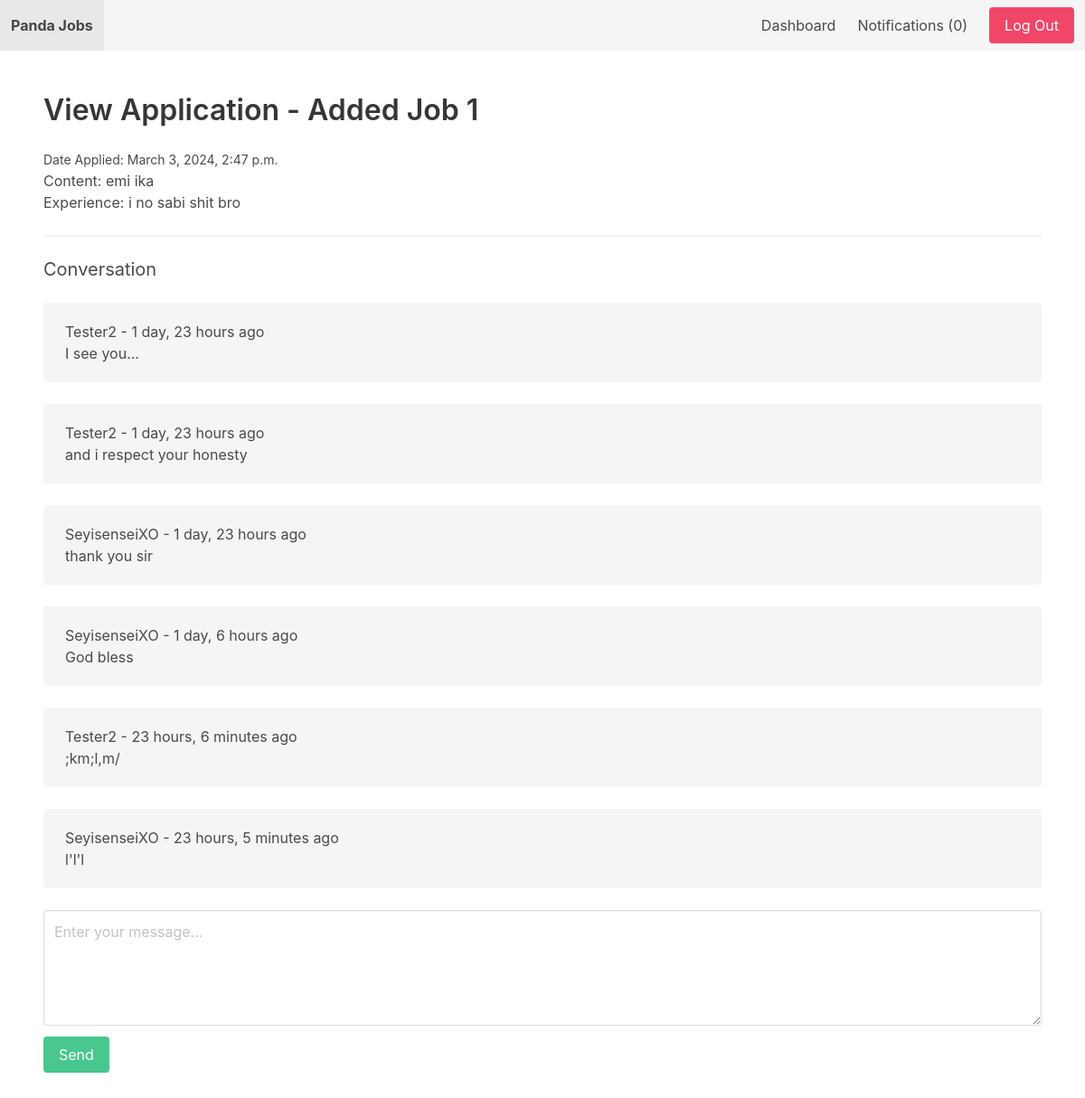
Screenshot of /userprofile/application/3/ (signed in) with the database file from the repository.
### apps/jobs/models.py (models this page shows, shortened)
class JobApplication(models.Model):
    job = models.ForeignKey(Job, related_name='applications', on_delete=models.CASCADE)
    content = models.TextField()
    experience = models.TextField()
    created_at = models.DateTimeField(auto_now_add=True)
    created_by = models.ForeignKey(User, related_name='applications', on_delete=models.CASCADE)
    updated_at = models.DateTimeField(auto_now=True)

class Job(models.Model):
    SIZE_1_9 = 'size_1_9'
    SIZE_10_49 = 'size_10_49'
    SIZE_50_99 = 'size_50_99'
    SIZE_100 = 'size_100'
    SIZE_CHOICES = (
        (SIZE_1_9, '1-9'),
        (SIZE_10_49, '10-49'),
        (SIZE_50_99, '50-99'),
        (SIZE_100, '100+'),
    )
    title = models.CharField(max_length=100)
    summary = models.TextField()
    full_description = models.TextField()
    company_name = models.CharField(max_length=100)
    company_location = models.CharField(max_length=100, blank=True, null=True)
    company_size = models.CharField(max_length=20, choices=SIZE_CHOICES, default=SIZE_1_9)
    created_by= models.ForeignKey(User, related_name='jobs', on_delete=models.CASCADE)
    created_at = models.DateTimeField(auto_now_add=True)
    updated_at = models.DateTimeField(auto_now=True)
    is_active = models.BooleanField(default=True)

### apps/userprofile/models.py (models this page shows)
class Message(models.Model):
    application = models.ForeignKey(JobApplication, related_name='messages', on_delete=models.CASCADE)
    content = models.TextField()
    created_by = models.ForeignKey(User, related_name='messages', on_delete=models.CASCADE)
    created_at = models.DateTimeField(auto_now_add=True)
    class Meta:
        ordering = ['created_at']

### apps/userprofile/views.py (the view, shortened to what this page needs)
# urls.py: path('application/<int:application_id>/', view_application, name='view_application'),
@login_required
def view_application(request, application_id):
    if request.user.userprofile.is_employer:
        application = JobApplication.objects.get(pk=application_id, job__created_by=request.user)
    else:
        application = JobApplication.objects.get(pk=application_id, created_by=request.user)
    return render(request, 'view_application.html', {'application':application})

### apps/notifications/context_processors.py (called while the page is built)
def notification(request):
    if request.user.is_authenticated:
        return {'notifications': request.user.notifications.filter(is_read=False)}
    else:
        return {'notifications': []}

### apps/userprofile/templates/view_application.html (shortened to what this page needs)
{% extends 'base.html' %}
{% block content %}
    <h1 class="title">View Application - {{ application.job.title }}</h1>
    <small>Date Applied: {{ application.created_at }}</small>
    <p>Content: {{ application.content }}</p>
    <p>Experience: {{ application.experience }}</p>
    <hr>
    <h2 class="subtitle">Conversation</h2>
    {% for message in application.messages.all %}
        <div class="notification">
            <p>{{ message.created_by.username }} - {{ message.created_at | timesince }} ago</p>
            <p>{{ message.content }}</p>
        </div>
    {% empty %}
        <p>No messages yet.</p>
        <hr>
    {% endfor %}
    <form action="" method="post">
        <div class="field">
            <div class="control">
                <textarea class="textarea" name="content" id="id_content" placeholder="Enter your message..."></textarea>
            </div>
        </div>
        <div class="field">
            <div class="control">
                <button class="button is-success">Send</button>
            </div>
        </div>
{% endblock %}

### rows the page displays
JobApplication: job "Added Job 1", created_at "March 3, 2024, 2:47 p.m.", content "emi ika", experience "i no sabi shit bro"
Message: created_by.username "Tester2", created_at "1 day, 23 hours", content "I see you..."
Message: created_by.username "Tester2", created_at "1 day, 23 hours", content "and i respect your honesty"
Message: created_by.username "SeyisenseiXO", created_at "1 day, 23 hours", content "thank you sir"
Message: created_by.username "SeyisenseiXO", created_at "1 day, 6 hours", content "God bless"
Message: created_by.username "Tester2", created_at "23 hours, 6 minutes", content ";km;l,m/"
Message: created_by.username "SeyisenseiXO", created_at "23 hours, 5 minutes", content "l'l'l"

### other values shown
{{ notifications.count }} "0"
